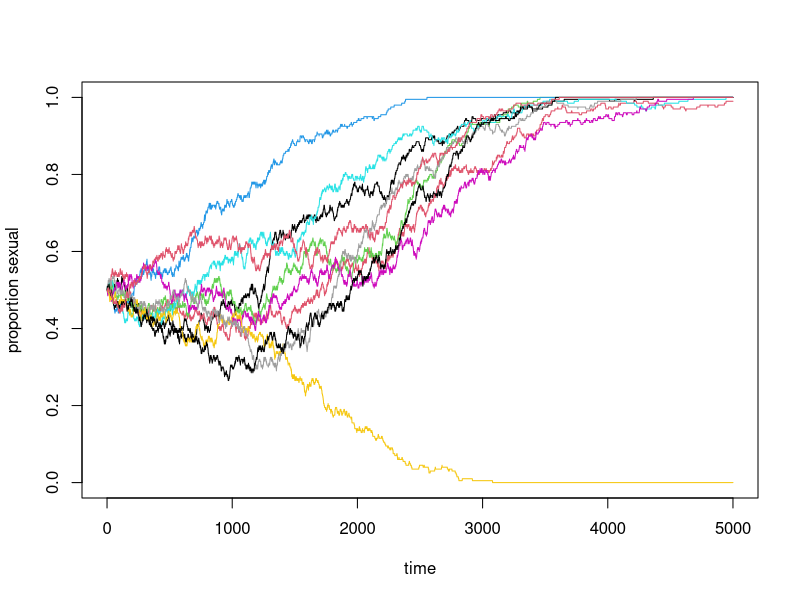

Source code (R):
n = 100 # starting number of individuals of asexual and sexual each
l = 5000 # number of time steps to compute
sd = c(0.01,0.1) # each organisms fitness is initially set to 1 (arbitrary units)
# and upon reproduction, asexual organisms have a standard deviation of 0.01
# and sexuals have a standard deviation of 0.1
cost = 0.02 # sexual reproduction incurs a fitness cost of 0.02

# function to implement reproduction
reproduce <- function(){
  i = sample(seq(1,2*n),1,prob=m[,2]) # choose which organism reproduces
  j = sample(seq(1,2*n)[-i],1) # choose which organism dies (resource constraints)
  # create two new individuals, drawn randomly from a normal distribution
  # depending on the parent, and the mode of reproduction
  new = pmax(rnorm(2,m[i,2]-cost*m[i,1],sd[m[i,1]+1]),0)
  # remove the parent and the deceased organism, and add the two progeny
  m <<- rbind(m[-c(i,j),],matrix(c(rep(m[i,1],2),new),ncol=2))
}

t <- 1:l # vector of timesteps
y <- matrix(0,l,10) # blank matrix to place 10 runs of our simulation in

# create a blank plot to populate as we generate data
plot(NULL,xlim=c(0,l),ylim=c(0,1),xlab="time",ylab="proportion sexual")

for (b in 1:length(y[1,])){
  # initialise a new starting population. Column 1 is the type of organism,
  # 0 means asexual and 1 means sexual, column 2 is that organism's fitness
  m = matrix(c(rep(0, n), rep(1,n*3)), ncol = 2)
  for (a in t) {
    # record the current proportion of sexual organisms
    y[a,b] <- colMeans(m)[1]
    # at each time point, randomly choose an organism to reproduce, weighted by
    # the fitness of each organism
    reproduce()
  }
  lines(y[,b],col=b) # plot that run of the simulation
}

dev.copy(png,"sex_evolution.png", width = 4000, height = 2000, units = "px", res = 300)
dev.off()

